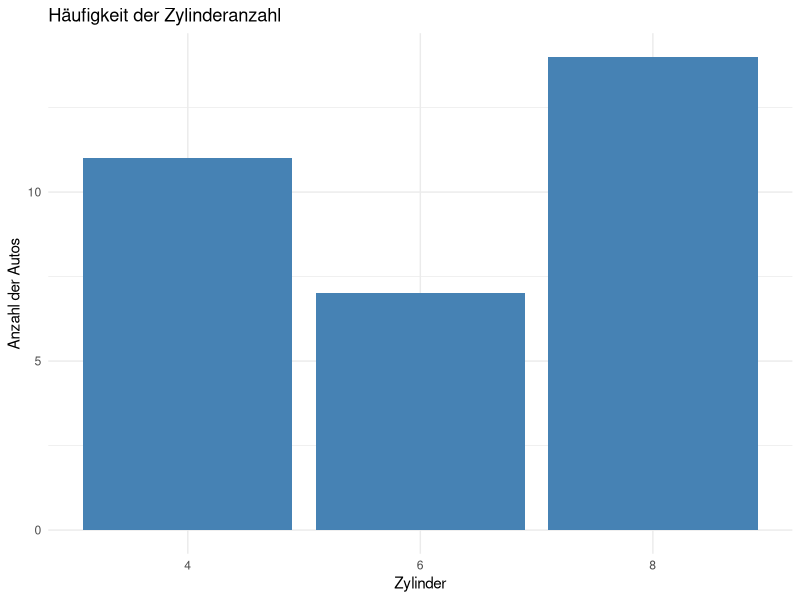
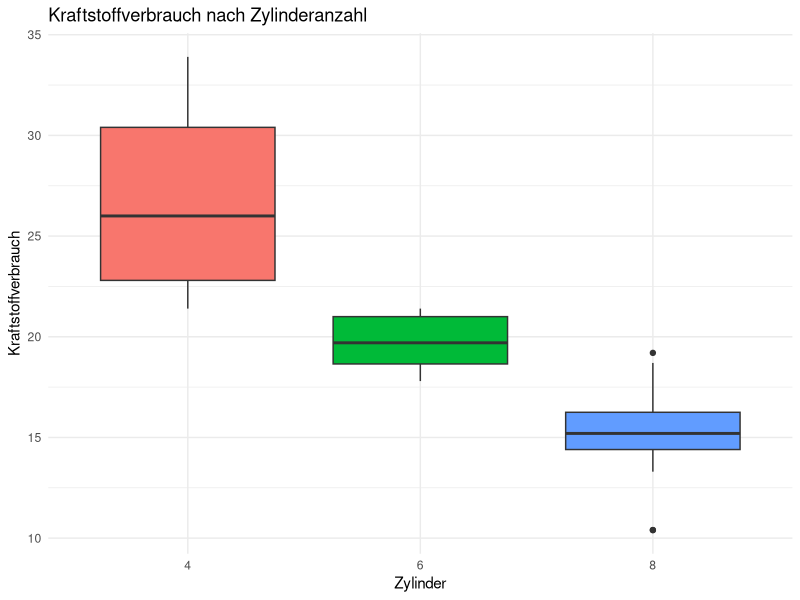
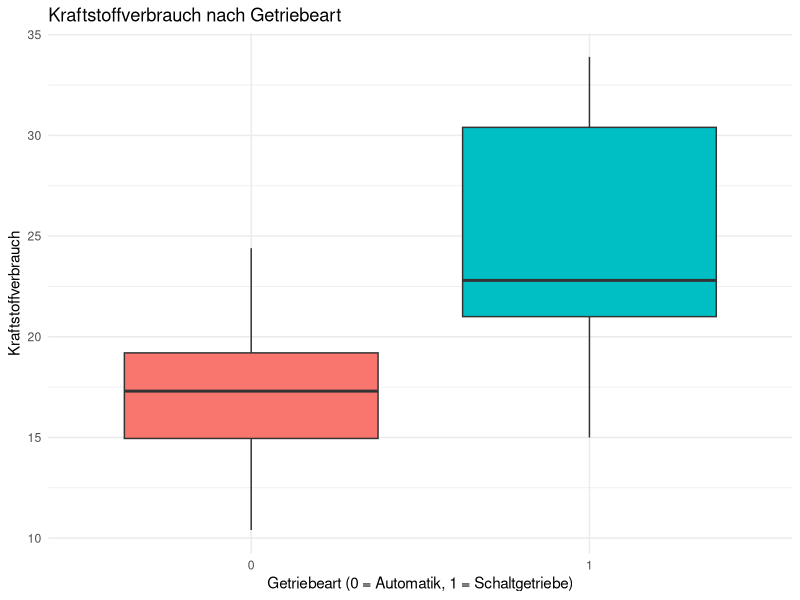
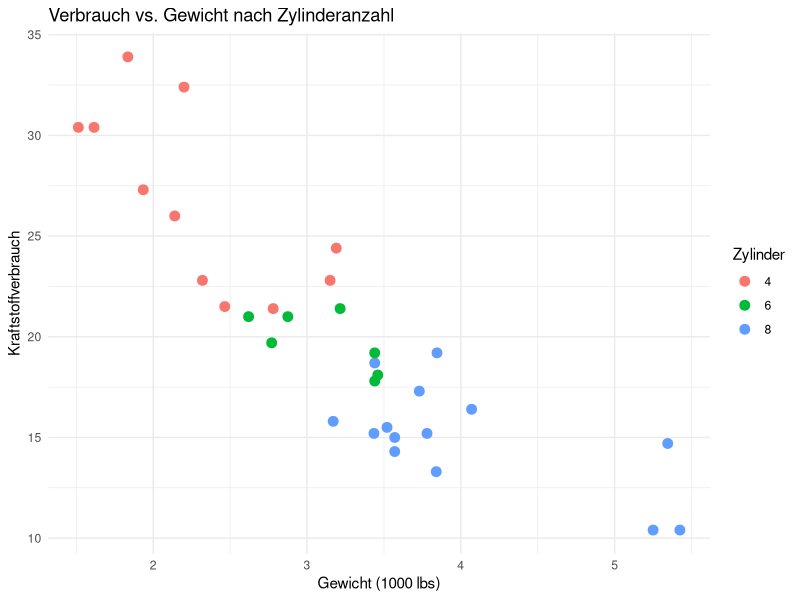
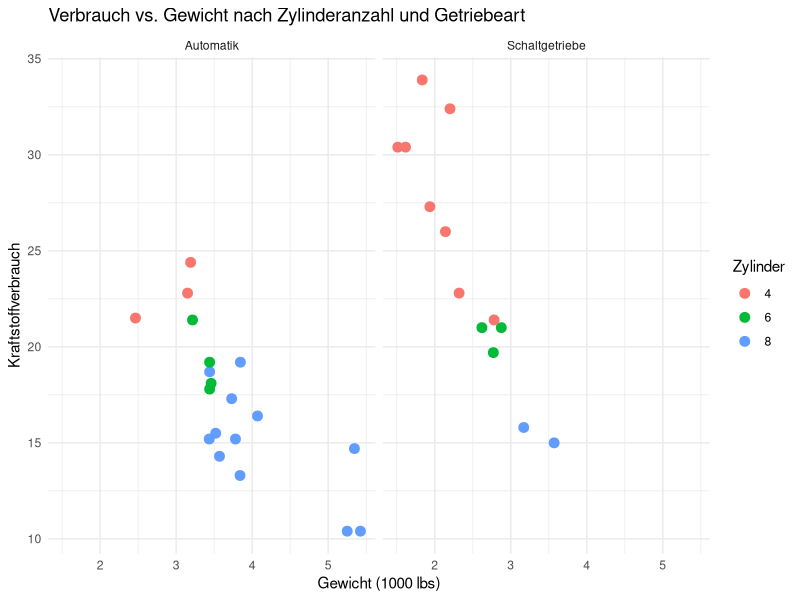
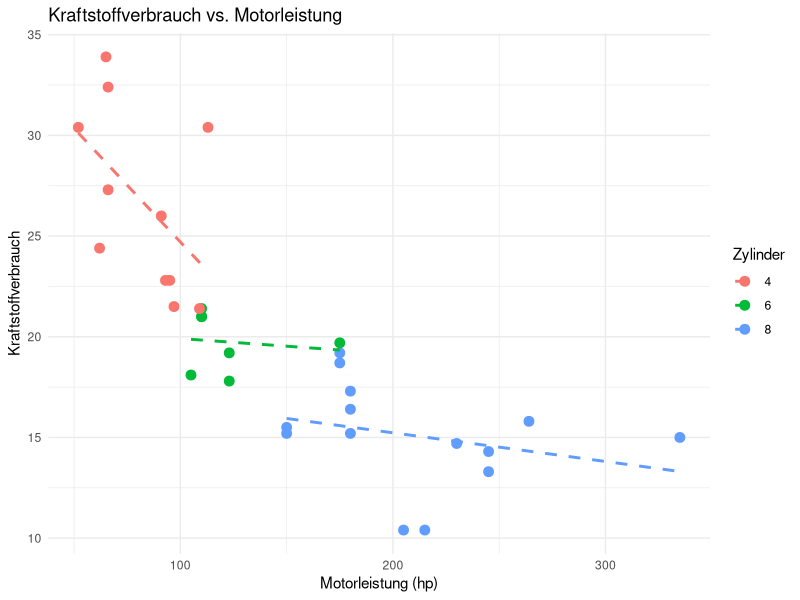
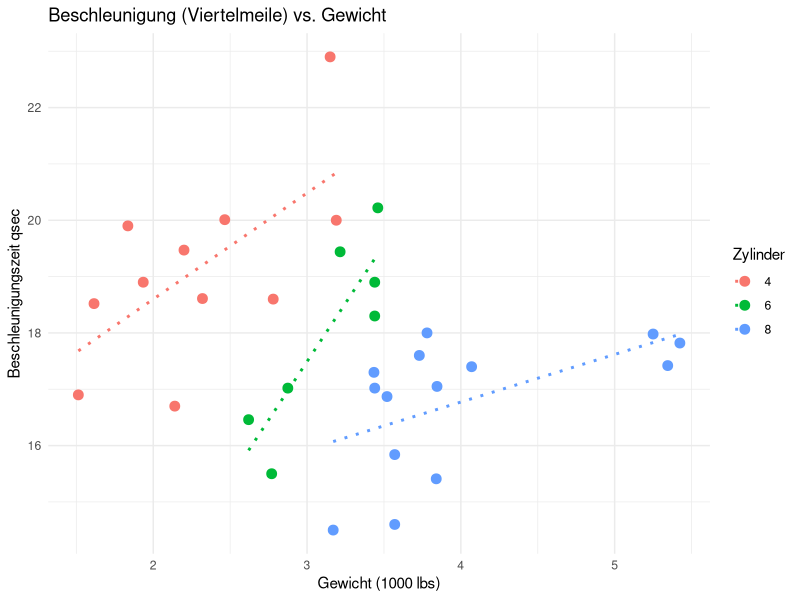
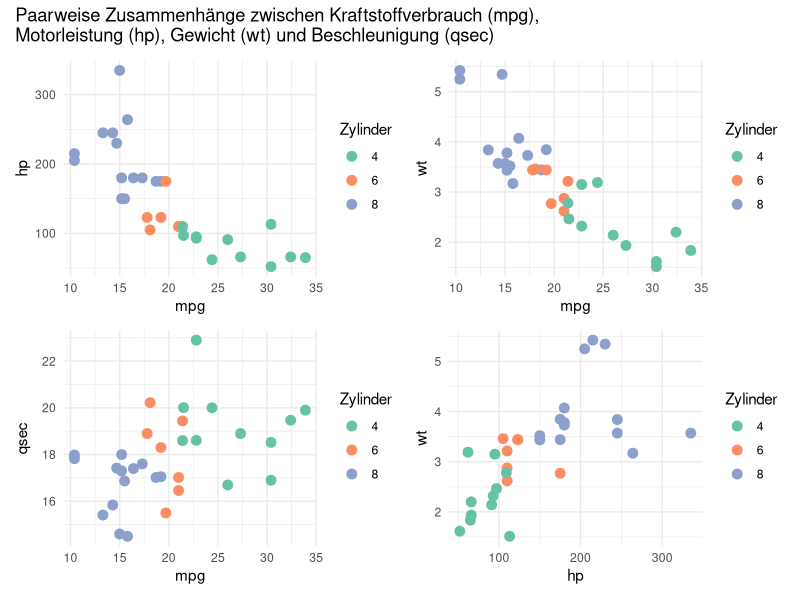

Here is the R script that generated these plots, in order:
## ---- chunk 1
# Prüfe und installiere benötigte Pakete automatisch
packages <- c("tidyverse", "GGally")

installed <- packages %in% rownames(installed.packages())
if (any(!installed)) {
  install.packages(packages[!installed])
}

# Lade Pakete
library(tidyverse)
library(GGally)

## ---- chunk 2
# Zeige die ersten Zeilen
head(mtcars)

# Struktur und Variablen prüfen
str(mtcars)
## ---- chunk 3
# Häufigkeitstabelle der Zylinderanzahl (Base R)
zylinder_tabelle <- table(mtcars$cyl)
print(zylinder_tabelle)

# Relative Häufigkeit in Prozent

prop.table(zylinder_tabelle) * 100

# Alternative mit dplyr

mtcars %>% count(cyl) %>% mutate(anteil = n / sum(n) * 100)
## ---- chunk 4
# Mittelwert und Median berechnen (mpg)
mean(mtcars$mpg)
median(mtcars$mpg)

# Modus berechnen (häufigster Wert)
modus_tabelle <- table(mtcars$mpg)
names(modus_tabelle)[which.max(modus_tabelle)]
## ---- chunk 5
# Varianz
var(mtcars$mpg)

# Standardabweichung
sd(mtcars$mpg)  

# Spannweite (min, max)
range(mtcars$mpg)    

# Spannweite als Differenz
diff(range(mtcars$mpg)) 

# Quantile und Interquartilsabstand
quantile(mtcars$mpg)
IQR(mtcars$mpg)
## ---- chunk 6
# Beziehung zwischen Zylinderanzahl und Getriebeart

# Kreuztabelle von Zylindern und Getriebetyp
kreuztabelle <- table(mtcars$cyl, mtcars$am)
print(kreuztabelle)

# Alternative mit dplyr
mtcars %>% count(cyl, am)
## ---- chunk 7
# Balkendiagramm: Häufigkeit der Zylinderanzahl
ggplot(mtcars, aes(x = factor(cyl))) +
  geom_bar(fill = "steelblue") +
  labs(
    title = "Häufigkeit der Zylinderanzahl",
    x = "Zylinder",
    y = "Anzahl der Autos"
  ) +
  theme_minimal()
## ---- chunk 8
# Boxplot: Kraftstoffverbrauch (mpg) nach Zylinderanzahl
ggplot(mtcars, aes(x = factor(cyl), y = mpg, fill = factor(cyl))) +
  geom_boxplot() +
  labs(
    title = "Kraftstoffverbrauch nach Zylinderanzahl",
    x = "Zylinder",
    y = "Kraftstoffverbrauch"
  ) +
  theme_minimal() +
  theme(legend.position = "none")
## ---- chunk 9
# Boxplot: Kraftstoffverbrauch nach Getriebeart
ggplot(mtcars, aes(x = factor(am), y = mpg, fill = factor(am))) +
  geom_boxplot() +
  labs(
    title = "Kraftstoffverbrauch nach Getriebeart",
    x = "Getriebeart (0 = Automatik, 1 = Schaltgetriebe)",
    y = "Kraftstoffverbrauch"
  ) +
  theme_minimal() +
  theme(legend.position = "none")

## ---- chunk 10
# Scatterplot: mpg vs. Gewicht (wt), farblich nach Zylinder
ggplot(mtcars, aes(x = wt, y = mpg, color = factor(cyl))) +
  geom_point(size = 3) +
  labs(
    title = "Verbrauch vs. Gewicht nach Zylinderanzahl",
    x = "Gewicht (1000 lbs)",
    y = "Kraftstoffverbrauch",
    color = "Zylinder"
  ) + 
  theme_minimal()
## ---- chunk 11
# Scatterplot mit Facetten nach Getriebeart (am)
ggplot(mtcars, aes(x = wt, y = mpg, color = factor(cyl))) +
  geom_point(size = 3) +
  facet_wrap(~ am, labeller = as_labeller(c(`0` = "Automatik", `1` = "Schaltgetriebe"))) +
  labs(
    title = "Verbrauch vs. Gewicht nach Zylinderanzahl und Getriebeart",
    x = "Gewicht (1000 lbs)",
    y = "Kraftstoffverbrauch",
    color = "Zylinder"
  ) +
  theme_minimal()
## ---- chunk 12
# Scatterplot: Motorleistung (hp) vs. Verbrauch (mpg)
ggplot(mtcars, aes(x = hp, y = mpg, color = factor(cyl))) +
  geom_point(size = 3) +
  geom_smooth(method = "lm", se = FALSE, linetype = "dashed") +
  labs(
    title = "Kraftstoffverbrauch vs. Motorleistung",
    x = "Motorleistung (hp)", 
    y = "Kraftstoffverbrauch",
    color = "Zylinder"
  ) +
  theme_minimal()

## ---- chunk 13
# Gewicht vs. Beschleunigung (Viertelmeile, qsec)
ggplot(mtcars, aes(x = wt, y = qsec, color = factor(cyl))) +
geom_point(size = 3) +
geom_smooth(method = "lm", se = FALSE, linetype = "dotted") +
labs(
title = "Beschleunigung (Viertelmeile) vs. Gewicht",
x = "Gewicht (1000 lbs)",
y = "Beschleunigungszeit qsec",
color = "Zylinder"
) +
theme_minimal()
## ---- chunk 14
library(ggplot2)
library(dplyr)
library(patchwork)

# mtcars vorbereiten
mtcars2 <- mtcars %>% 
  mutate(cyl = factor(cyl))

# Farben für Zylinder
zylinder_colors <- c("4" = "#66c2a5", "6" = "#fc8d62", "8" = "#8da0cb")

# Einzelplots erstellen
p1 <- ggplot(mtcars2, aes(x=mpg, y=hp, color=cyl)) +
  geom_point(size=3) +
  scale_color_manual(values=zylinder_colors, name="Zylinder") +
  theme_minimal() +
  labs(x="mpg", y="hp")

p2 <- ggplot(mtcars2, aes(x=mpg, y=wt, color=cyl)) +
  geom_point(size=3) +
  scale_color_manual(values=zylinder_colors, name="Zylinder") +
  theme_minimal() +
  labs(x="mpg", y="wt")

p3 <- ggplot(mtcars2, aes(x=mpg, y=qsec, color=cyl)) +
  geom_point(size=3) +
  scale_color_manual(values=zylinder_colors, name="Zylinder") +
  theme_minimal() +
  labs(x="mpg", y="qsec")

p4 <- ggplot(mtcars2, aes(x=hp, y=wt, color=cyl)) +
  geom_point(size=3) +
  scale_color_manual(values=zylinder_colors, name="Zylinder") +
  theme_minimal() +
  labs(x="hp", y="wt")

# Matrix zusammenfügen (2x2)
(p1 | p2) / (p3 | p4) +
  plot_annotation(
    title = "Paarweise Zusammenhänge zwischen Kraftstoffverbrauch (mpg),\nMotorleistung (hp), Gewicht (wt) und Beschleunigung (qsec)"
  )


## ---- chunk 15
library(dplyr)
library(ggplot2)
library(reshape2)

# mtcars vorbereiten
mtcars2 <- mtcars %>% 
  mutate(
    cyl = factor(cyl),
    am = factor(am, labels = c("Automatik", "Manuell"))
  )

# Wichtige Variablen auswählen
vars <- c("mpg", "hp", "wt", "qsec")

# Korrelationsmatrix
cor_mat <- cor(mtcars2[, vars])

# In long format für ggplot umwandeln
cor_long <- melt(cor_mat)

# Heatmap erstellen
ggplot(cor_long, aes(Var1, Var2, fill = value)) +
  geom_tile(color = "white") +
  scale_fill_gradient2(low = "blue", mid = "white", high = "red", midpoint = 0,
                       limits = c(-1,1), name = "Korrelation") +
  geom_text(aes(label = round(value, 2)), color = "black", size = 4) +
  theme_minimal() +
  labs(
    title = "Korrelationen im mtcars-Datensatz",
    subtitle = "Kraftstoffverbrauch (mpg), Motorleistung (hp), Gewicht (wt), Beschleunigung (qsec)",
    x = NULL,
    y = NULL
  ) +
  theme(axis.text.x = element_text(angle = 45, hjust = 1))

